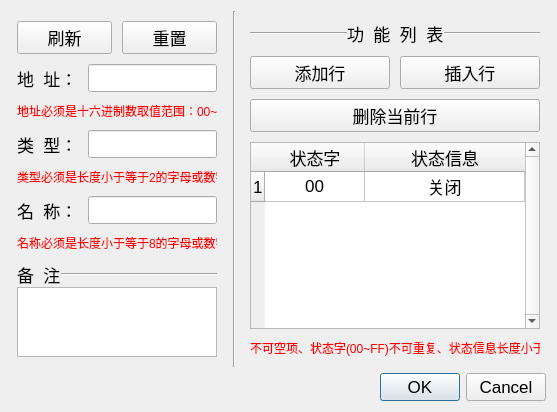
<?xml version="1.0" encoding="UTF-8"?>
<ui version="4.0">
 <class>AddSlaveDialog</class>
 <widget class="QDialog" name="AddSlaveDialog">
  <property name="geometry">
   <rect>
    <x>0</x>
    <y>0</y>
    <width>545</width>
    <height>400</height>
   </rect>
  </property>
  <property name="windowTitle">
   <string>Dialog</string>
  </property>
  <property name="styleSheet">
   <string notr="true">* {
  font: 13pt;
}

QLabel#addrWarningLabel,#typeWarningLabel,#nameWarningLabel,#stateWarningLabel {
  font: 9pt;
  color: red;
}</string>
  </property>
  <layout class="QVBoxLayout" name="widgetLayout">
   <item>
    <layout class="QHBoxLayout" name="centralLayout">
     <item>
      <widget class="QWidget" name="leftWidget" native="true">
       <property name="minimumSize">
        <size>
         <width>216</width>
         <height>0</height>
        </size>
       </property>
       <property name="maximumSize">
        <size>
         <width>216</width>
         <height>16777215</height>
        </size>
       </property>
       <layout class="QVBoxLayout" name="leftLayout">
        <property name="spacing">
         <number>10</number>
        </property>
        <property name="leftMargin">
         <number>6</number>
        </property>
        <property name="topMargin">
         <number>10</number>
        </property>
        <property name="rightMargin">
         <number>10</number>
        </property>
        <property name="bottomMargin">
         <number>10</number>
        </property>
        <item>
         <layout class="QHBoxLayout" name="lButtonLayout">
          <item>
           <widget class="QPushButton" name="spacePushButton">
            <property name="text">
             <string>刷新</string>
            </property>
           </widget>
          </item>
          <item>
           <widget class="QPushButton" name="resetPushButton">
            <property name="text">
             <string>重置</string>
            </property>
           </widget>
          </item>
         </layout>
        </item>
        <item>
         <layout class="QHBoxLayout" name="addrLayout">
          <property name="topMargin">
           <number>0</number>
          </property>
          <property name="bottomMargin">
           <number>0</number>
          </property>
          <item>
           <widget class="QLabel" name="addrLabel">
            <property name="sizePolicy">
             <sizepolicy hsizetype="Fixed" vsizetype="Preferred">
              <horstretch>0</horstretch>
              <verstretch>0</verstretch>
             </sizepolicy>
            </property>
            <property name="text">
             <string>地  址：</string>
            </property>
           </widget>
          </item>
          <item>
           <widget class="QLineEdit" name="addrLineEdit">
            <property name="minimumSize">
             <size>
              <width>0</width>
              <height>0</height>
             </size>
            </property>
            <property name="toolTip">
             <string/>
            </property>
            <property name="whatsThis">
             <string/>
            </property>
            <property name="text">
             <string/>
            </property>
            <property name="alignment">
             <set>Qt::AlignLeading|Qt::AlignLeft|Qt::AlignVCenter</set>
            </property>
            <property name="readOnly">
             <bool>false</bool>
            </property>
           </widget>
          </item>
         </layout>
        </item>
        <item>
         <widget class="QLabel" name="addrWarningLabel">
          <property name="styleSheet">
           <string notr="true"/>
          </property>
          <property name="text">
           <string>地址必须是十六进制数取值范围：00~EF</string>
          </property>
         </widget>
        </item>
        <item>
         <layout class="QHBoxLayout" name="typeLayout">
          <item>
           <widget class="QLabel" name="typeLabel">
            <property name="sizePolicy">
             <sizepolicy hsizetype="Fixed" vsizetype="Preferred">
              <horstretch>0</horstretch>
              <verstretch>0</verstretch>
             </sizepolicy>
            </property>
            <property name="text">
             <string>类  型：</string>
            </property>
           </widget>
          </item>
          <item>
           <widget class="QLineEdit" name="typeLineEdit">
            <property name="minimumSize">
             <size>
              <width>0</width>
              <height>0</height>
             </size>
            </property>
            <property name="text">
             <string/>
            </property>
            <property name="alignment">
             <set>Qt::AlignLeading|Qt::AlignLeft|Qt::AlignVCenter</set>
            </property>
            <property name="readOnly">
             <bool>false</bool>
            </property>
           </widget>
          </item>
         </layout>
        </item>
        <item>
         <widget class="QLabel" name="typeWarningLabel">
          <property name="text">
           <string>类型必须是长度小于等于2的字母或数字</string>
          </property>
         </widget>
        </item>
        <item>
         <layout class="QHBoxLayout" name="nameLayout">
          <item>
           <widget class="QLabel" name="nameLabel">
            <property name="sizePolicy">
             <sizepolicy hsizetype="Fixed" vsizetype="Preferred">
              <horstretch>0</horstretch>
              <verstretch>0</verstretch>
             </sizepolicy>
            </property>
            <property name="text">
             <string>名  称：</string>
            </property>
           </widget>
          </item>
          <item>
           <widget class="QLineEdit" name="nameLineEdit">
            <property name="minimumSize">
             <size>
              <width>0</width>
              <height>0</height>
             </size>
            </property>
            <property name="text">
             <string/>
            </property>
            <property name="alignment">
             <set>Qt::AlignLeading|Qt::AlignLeft|Qt::AlignVCenter</set>
            </property>
            <property name="readOnly">
             <bool>false</bool>
            </property>
           </widget>
          </item>
         </layout>
        </item>
        <item>
         <widget class="QLabel" name="nameWarningLabel">
          <property name="text">
           <string>名称必须是长度小于等于8的字母或数字</string>
          </property>
         </widget>
        </item>
        <item>
         <layout class="QVBoxLayout" name="memoLayout">
          <property name="spacing">
           <number>0</number>
          </property>
          <item>
           <layout class="QHBoxLayout" name="memoLineLayout">
            <property name="spacing">
             <number>0</number>
            </property>
            <item>
             <widget class="QLabel" name="memoLabel">
              <property name="sizePolicy">
               <sizepolicy hsizetype="Fixed" vsizetype="Preferred">
                <horstretch>0</horstretch>
                <verstretch>0</verstretch>
               </sizepolicy>
              </property>
              <property name="text">
               <string>备  注</string>
              </property>
             </widget>
            </item>
            <item>
             <widget class="Line" name="memoLine">
              <property name="orientation">
               <enum>Qt::Horizontal</enum>
              </property>
             </widget>
            </item>
           </layout>
          </item>
          <item>
           <widget class="QPlainTextEdit" name="memoPlainTextEdit">
            <property name="sizePolicy">
             <sizepolicy hsizetype="Expanding" vsizetype="Expanding">
              <horstretch>0</horstretch>
              <verstretch>0</verstretch>
             </sizepolicy>
            </property>
            <property name="lineWrapMode">
             <enum>QPlainTextEdit::WidgetWidth</enum>
            </property>
            <property name="readOnly">
             <bool>false</bool>
            </property>
           </widget>
          </item>
         </layout>
        </item>
       </layout>
      </widget>
     </item>
     <item>
      <widget class="Line" name="centralLine">
       <property name="orientation">
        <enum>Qt::Vertical</enum>
       </property>
      </widget>
     </item>
     <item>
      <widget class="QWidget" name="rightWidget" native="true">
       <property name="minimumSize">
        <size>
         <width>304</width>
         <height>0</height>
        </size>
       </property>
       <property name="maximumSize">
        <size>
         <width>304</width>
         <height>16777215</height>
        </size>
       </property>
       <layout class="QVBoxLayout" name="rightLayout">
        <property name="spacing">
         <number>10</number>
        </property>
        <property name="leftMargin">
         <number>8</number>
        </property>
        <property name="topMargin">
         <number>10</number>
        </property>
        <property name="rightMargin">
         <number>6</number>
        </property>
        <property name="bottomMargin">
         <number>10</number>
        </property>
        <item>
         <layout class="QHBoxLayout" name="labelLayout">
          <property name="spacing">
           <number>0</number>
          </property>
          <item>
           <widget class="Line" name="labelLLine">
            <property name="orientation">
             <enum>Qt::Horizontal</enum>
            </property>
           </widget>
          </item>
          <item>
           <widget class="QLabel" name="labelMLabel">
            <property name="sizePolicy">
             <sizepolicy hsizetype="Fixed" vsizetype="Preferred">
              <horstretch>0</horstretch>
              <verstretch>0</verstretch>
             </sizepolicy>
            </property>
            <property name="text">
             <string>功  能  列  表</string>
            </property>
           </widget>
          </item>
          <item>
           <widget class="Line" name="labelRLine">
            <property name="orientation">
             <enum>Qt::Horizontal</enum>
            </property>
           </widget>
          </item>
         </layout>
        </item>
        <item>
         <layout class="QVBoxLayout" name="rButtonLayout">
          <item>
           <layout class="QHBoxLayout" name="rDButtonLayout">
            <item>
             <widget class="QPushButton" name="addRowPushButton">
              <property name="text">
               <string>添加行</string>
              </property>
             </widget>
            </item>
            <item>
             <widget class="QPushButton" name="insertRowPushButton">
              <property name="text">
               <string>插入行</string>
              </property>
             </widget>
            </item>
           </layout>
          </item>
          <item>
           <widget class="QPushButton" name="delRowPushButton">
            <property name="text">
             <string>删除当前行</string>
            </property>
           </widget>
          </item>
         </layout>
        </item>
        <item>
         <widget class="QTableWidget" name="stateTableWidget">
          <property name="verticalScrollBarPolicy">
           <enum>Qt::ScrollBarAlwaysOn</enum>
          </property>
          <property name="horizontalScrollBarPolicy">
           <enum>Qt::ScrollBarAsNeeded</enum>
          </property>
          <property name="sizeAdjustPolicy">
           <enum>QAbstractScrollArea::AdjustToContentsOnFirstShow</enum>
          </property>
          <property name="alternatingRowColors">
           <bool>true</bool>
          </property>
          <property name="selectionMode">
           <enum>QAbstractItemView::SingleSelection</enum>
          </property>
          <property name="selectionBehavior">
           <enum>QAbstractItemView::SelectItems</enum>
          </property>
          <property name="rowCount">
           <number>1</number>
          </property>
          <attribute name="horizontalHeaderCascadingSectionResizes">
           <bool>false</bool>
          </attribute>
          <attribute name="horizontalHeaderStretchLastSection">
           <bool>true</bool>
          </attribute>
          <attribute name="verticalHeaderVisible">
           <bool>true</bool>
          </attribute>
          <row/>
          <column>
           <property name="text">
            <string> 状态字 </string>
           </property>
          </column>
          <column>
           <property name="text">
            <string>状态信息</string>
           </property>
          </column>
          <item row="0" column="0">
           <property name="text">
            <string>00</string>
           </property>
           <property name="textAlignment">
            <set>AlignCenter</set>
           </property>
           <property name="flags">
            <set>ItemIsSelectable|ItemIsEnabled</set>
           </property>
          </item>
          <item row="0" column="1">
           <property name="text">
            <string>关闭</string>
           </property>
           <property name="textAlignment">
            <set>AlignCenter</set>
           </property>
           <property name="flags">
            <set>ItemIsSelectable|ItemIsEnabled</set>
           </property>
          </item>
         </widget>
        </item>
        <item>
         <widget class="QLabel" name="stateWarningLabel">
          <property name="text">
           <string>不可空项、状态字(00~FF)不可重复、状态信息长度小于8</string>
          </property>
         </widget>
        </item>
       </layout>
      </widget>
     </item>
    </layout>
   </item>
   <item>
    <widget class="QDialogButtonBox" name="buttonBox">
     <property name="enabled">
      <bool>true</bool>
     </property>
     <property name="orientation">
      <enum>Qt::Horizontal</enum>
     </property>
     <property name="standardButtons">
      <set>QDialogButtonBox::Cancel|QDialogButtonBox::Ok</set>
     </property>
    </widget>
   </item>
  </layout>
 </widget>
 <resources/>
 <connections>
  <connection>
   <sender>buttonBox</sender>
   <signal>accepted()</signal>
   <receiver>AddSlaveDialog</receiver>
   <slot>accept()</slot>
   <hints>
    <hint type="sourcelabel">
     <x>248</x>
     <y>254</y>
    </hint>
    <hint type="destinationlabel">
     <x>157</x>
     <y>274</y>
    </hint>
   </hints>
  </connection>
  <connection>
   <sender>buttonBox</sender>
   <signal>rejected()</signal>
   <receiver>AddSlaveDialog</receiver>
   <slot>reject()</slot>
   <hints>
    <hint type="sourcelabel">
     <x>316</x>
     <y>260</y>
    </hint>
    <hint type="destinationlabel">
     <x>286</x>
     <y>274</y>
    </hint>
   </hints>
  </connection>
 </connections>
</ui>
